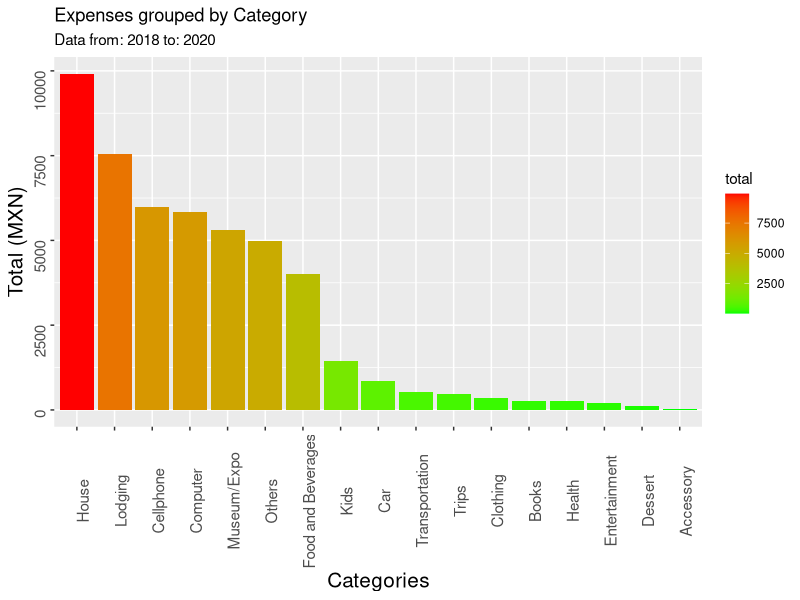
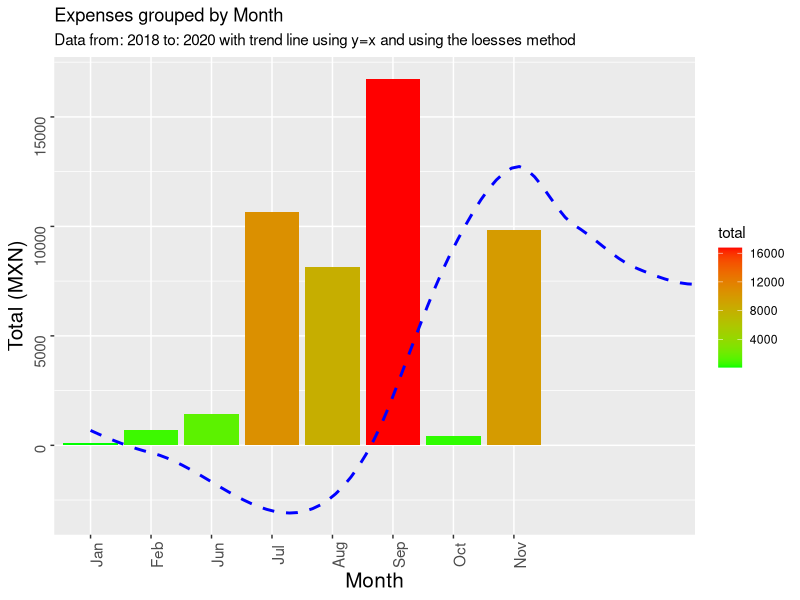
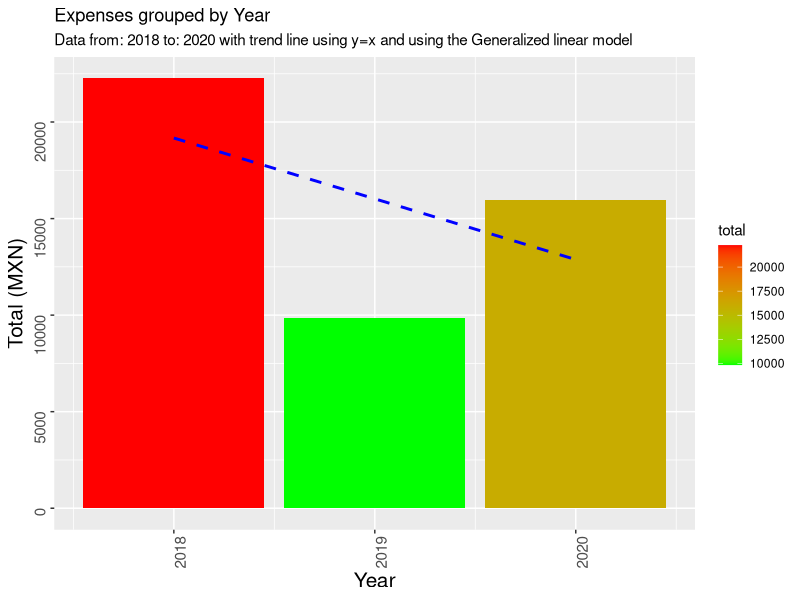

Write R code to recreate these figures, in order.
library(lubridate)
library(tidyverse)
library(dplyr)

# Setting workspace
setwd("~/R/expenses_analysis")

# Loading the data set for expenses
expenses_dataset = read.csv(file = 'expenses_dataset.csv')
expenses_dataset <- separate(expenses_dataset, date_of_purchase, into=c('day','month','year'),sep='/')
months_name <- c('Jan', 'Feb', 'Mar', 'Apr', 'May', 'Jun', 'Jul', 'Aug', 'Sep', 'Oct', 'Nov', 'Dec')
expenses_dataset$day <- as.integer(expenses_dataset$day)
expenses_dataset$month <- as.integer(expenses_dataset$month)
expenses_dataset$year <- as.integer(expenses_dataset$year)
expenses_dataset$price <- as.numeric(expenses_dataset$price)
#expenses_dataset$month <- month.abb[expenses_dataset$month]

#########################################
# Creating Specific variables
#########################################

# The initial year from the data set
minyear <- min(expenses_dataset$year)
# The last year from the data set
maxyear <- max(expenses_dataset$year)

#########################################
# Creating the filtered expenses and their respective variables
#########################################

# Creating the category_expense data frame
# Grouping by category and getting the total for each category
# sorting in descending order per total
category_expense <- expenses_dataset %>%
  group_by(category) %>%
  summarise(total = sum(price)) %>%
  arrange(desc(total))

# Creating the month_expense data frame
# Grouping by year and getting the total for each category
month_expense <- expenses_dataset %>%
  group_by(month) %>%
  summarise(total = sum(price))
# Converting months to name for easiness reading
month_expense$month <- months_name[as.integer(month_expense$month)]
# Creating vector of months in numeric value to get the trend line
numeric_months <- match(month_expense$month,month.abb)

# Creating the year_expense data frame
# Grouping by year and getting the total for each category
year_expense <- expenses_dataset %>%
  group_by(year) %>%
  summarise(total = sum(price))


#########################################
# Plotting the expense data
#########################################

# Plotting the category_expense data set
# Using columns (bars) 
# Ordering in descending total order using reorder()
# Filling each bar from green to red
ggplot(category_expense) + 
  geom_col(mapping = aes(x=reorder(category, -total), y = total, fill = total)) + 
  scale_fill_gradient(low = "green", high = "red", space = 'Lab') + 
  theme(axis.text.x = element_text(angle = 90, size = 11), axis.text.y = element_text(angle = 90, size = 11), axis.title.x = element_text(size = 15), axis.title.y = element_text(size = 15)) +
  labs(title = 'Expenses grouped by Category', subtitle = paste0("Data from: ", minyear, " to: ", maxyear), x = "Categories", y = 'Total (MXN)')

# Plotting the month_expense data set
# Using columns (bars)
# Filling each bar from green to red
ggplot(month_expense) + 
  geom_col(mapping = aes(x=fct_inorder(month), y=total, fill=total)) + 
  scale_fill_gradient(low="green", high="red", space='Lab') + 
  geom_smooth(aes(x=numeric_months, y=total), method=loess, color="blue", formula=y ~ x, se=FALSE ,linetype = "dashed") + 
  theme(axis.text.x = element_text(angle = 90, size = 11), axis.text.y = element_text(angle = 90, size = 11), axis.title.x = element_text(size = 15), axis.title.y = element_text(size = 15)) +
  labs(title = 'Expenses grouped by Month', subtitle = paste0("Data from: ", minyear, " to: ", maxyear, " with trend line using y=x and using the loesses method"), x = "Month", y = 'Total (MXN)')

# Plotting the year_expense data set
# Using columns (bars)
# Filling each bar from green to red
ggplot(year_expense) + geom_col(mapping = aes(x=year, y=total, fill=total)) + 
  scale_fill_gradient(low="green", high="red", space='Lab') + 
  geom_smooth(aes(x=year, y=total), method=glm, color="blue", formula=y ~ x, se=FALSE, linetype = "dashed") + 
  theme(axis.text.x = element_text(angle = 90, size = 11), axis.text.y = element_text(angle = 90, size = 11), axis.title.x = element_text(size = 15), axis.title.y = element_text(size = 15)) +
  labs(title = 'Expenses grouped by Year', subtitle = paste0("Data from: ", minyear, " to: ", maxyear, " with trend line using y=x and using the Generalized linear model"), x = "Year", y = 'Total (MXN)')

#########################################
# Some analysis
#########################################

# If we want to see why a specific category has a higher expense than the others
# Use the filter functions
# Or what stuff was bought for each category.
EDS_Filtered_category = filter(expenses_dataset, category == "House")
view(EDS_Filtered_category)

# If we want to see why a specific or specific months have a higher expense than the others
# Use the filter functions
# Remember that months are stored as numeric values.
EDS_Filtered_month = filter(expenses_dataset, month == 9 | month == 7)
view(EDS_Filtered_month)

# If we want to see why a specific or specific year have a higher expense than the others
# Use the filter functions
# Remember that years are stored as numeric values.
EDS_Filtered_year = filter(expenses_dataset, year == 2018)
view(EDS_Filtered_year)
